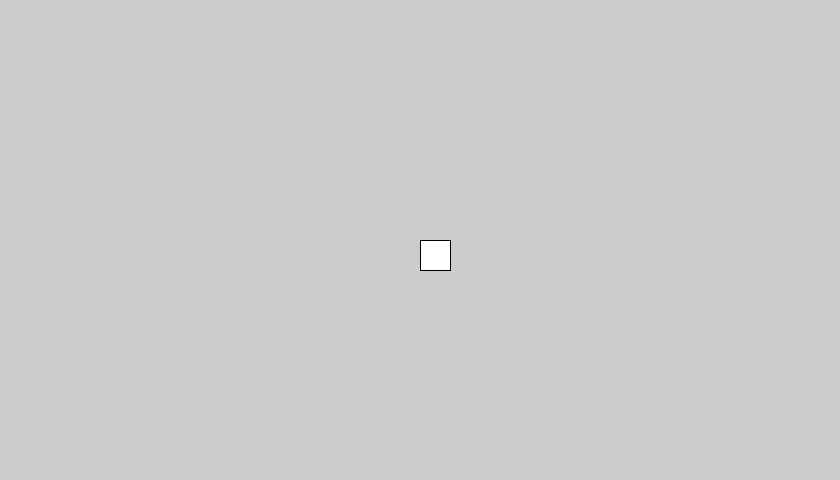
Frame 1 (no input)
Frame 60 (the mouse pressed at the canvas centre just before this capture): identical to frame 1, image omitted
Frame 120 (the mouse held since frame 60 and released just before this capture): identical to frame 1, image omitted

The Processing sketch that drew this single still picture (run headless with seeded random() and noise(); from frame 60 on, the mouse is pressed at the canvas centre):

// Processing sketch: Lab_04_KeyPressed
// ── Lab_04_KeyPressed.pde
int radius = 30;        
int positionX, positionY;    
int dispalcementX = 1;  
int dispalcementY = 1;  


void setup() 
{
  size(840, 480);
  stroke(0);
  frameRate(30);
  ellipseMode(RADIUS);
  positionX = width/2;
  positionY = height/2;
}
void draw() 
{
  rect(positionX, positionY, radius, radius);
  println(positionX);
  println(positionY);
  if(keyPressed){
  switch(key){
    case 'w':  
    case 'z':
      positionY += radius * -dispalcementY;
    break;
    case 's':
      positionY += radius * dispalcementY;
    break;
    case 'a':
    case 'q':
      positionX += radius * -dispalcementX;
     break;
    case 'd':
      positionX += radius * dispalcementX;
    break;
    }
   }
      
    if(positionX > width-radius){
      positionX -= radius;
    }
    if(positionX < 0){
      positionX += radius;
    }
    if(positionY > height - radius){
      positionY -= radius;
    }
    if(positionY < 0){
      positionY += radius;
    }  
}
